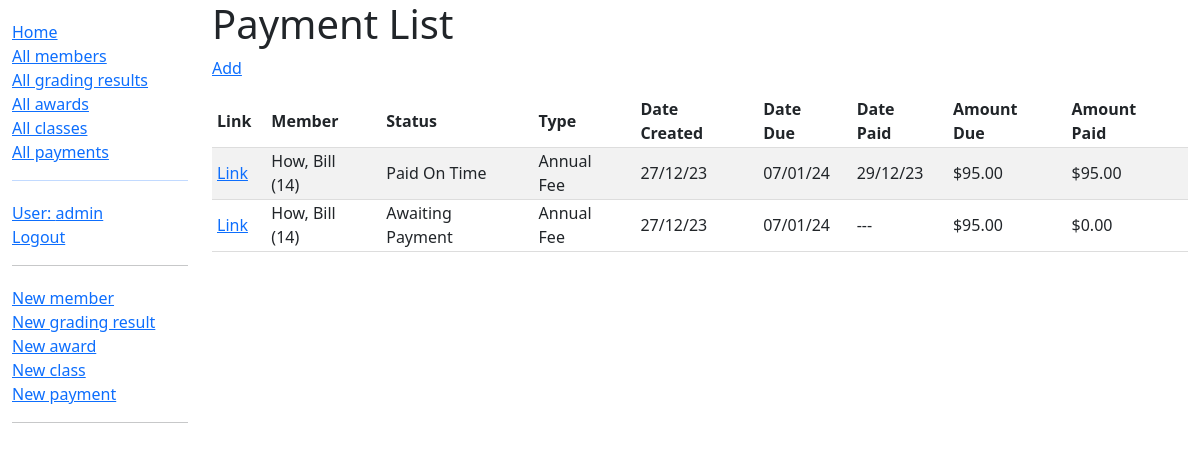
Before: /dashboard/payments/ (signed in) with the older database file.
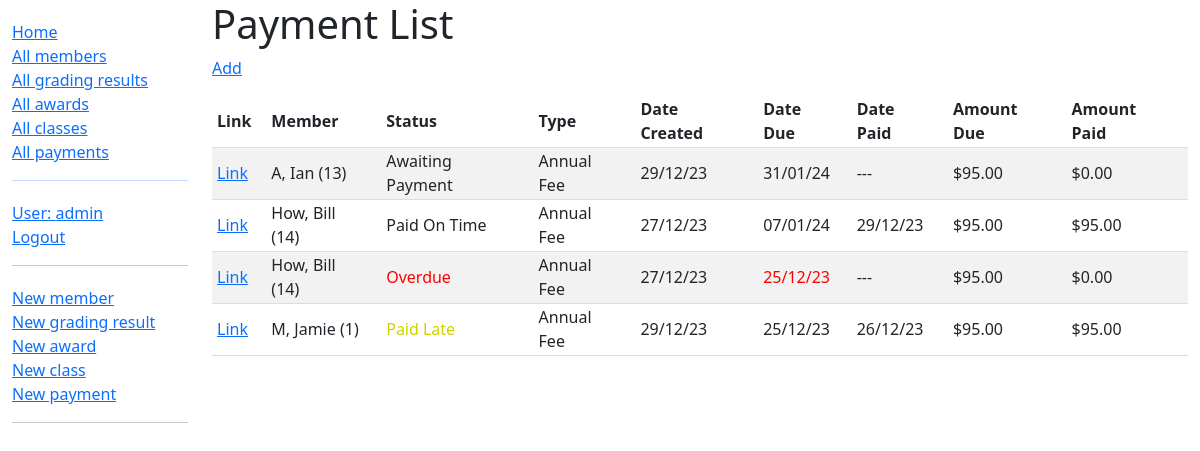
After: the same page with the newer database file.
### dashboard/models.py (models this page shows, shortened)
class Payment(models.Model):
    member = models.ForeignKey(Member, help_text='Who needs to pay this?', on_delete=models.PROTECT)
    paymenttype = models.ForeignKey('PaymentType', help_text='What type of payment is this?', null=True, on_delete=models.SET_NULL, verbose_name='Payment type')
    date_created = models.DateTimeField(default=timezone.now)
    date_due = models.DateTimeField()
    date_paid_in_full = models.DateTimeField(null=True, blank=True)
    amount_due = models.DecimalField(max_digits=7, decimal_places=2, help_text='Amount to be paid, in $', default=0)
    amount_paid = models.DecimalField(max_digits=7, decimal_places=2, help_text='Amount currently paid, in $', default=0)
    class Meta:
        ordering = ['-date_due', 'paymenttype']
    def get_absolute_url(self):
        return reverse('payment-detail', args=[str(self.id)])
    @property
    def is_past_due(self):
        return self.date_due < timezone.now()
    def get_payment_status(self):
        if self.is_past_due and self.date_paid_in_full == None:
            return "Overdue"
        elif self.date_paid_in_full:
            if self.date_paid_in_full > self.date_due:
                return "Paid Late"
            else:
                return "Paid On Time"
        else:
            return "Awaiting Payment"

class Member(models.Model):
    first_name = models.CharField(max_length=50)
    last_name = models.CharField(max_length=50)
    idnumber = models.SmallIntegerField(verbose_name="ID Number")
    address_line_1 = models.CharField(max_length=200, help_text="Unit, Street Number and Name", blank=True)
    address_line_2 = models.CharField(max_length=200, help_text="Suburb", blank=True)
    address_line_3 = models.CharField(max_length=4, help_text="Postcode", blank=True)
    date_of_birth = models.DateField()
    belt = models.CharField(max_length=50, choices=BELT_CHOICES, blank=True)
    email = models.EmailField()
    phone = models.CharField(max_length=100)
    team_leader_instructor = models.CharField(max_length=2, choices=TL_INST_RANKS, blank=True, verbose_name="Team Leader/Instructor")
    active = models.BooleanField(default=True)
    class Meta:
        ordering = ['-belt','idnumber']
    def __str__(self):
        return f'{self.last_name}, {self.first_name} ({self.idnumber})'

class PaymentType(models.Model):
    name = models.CharField(max_length=200)
    standard_amount = models.DecimalField(max_digits=7, decimal_places=2, help_text='Standard amount to be paid, in $', default=0)
    def __str__(self):
        return f'{self.name}'

### dashboard/views.py (the view)
# urls.py: path('payments/', views.PaymentListView.as_view(), name='payments'),
class PaymentListView(LoginRequiredMixin, generic.ListView):
    model = Payment
    paginate_by = 15

### dashboard/templates/dashboard/payment_list.html
{% extends "base_generic.html" %}
{% block content %}
  <h1>Payment List</h1>
  <p><a href="{% url 'add-payment' %}">Add</a></p>
  {% if payment_list %}
  <table>
    <tr>
        <th>Link</th>
        <th>Member</th>
        <th>Status</th>
        <th>Type</th>
        <th>Date Created</th>
        <th>Date Due</th>
        <th>Date Paid</th>
        <th>Amount Due</th>
        <th>Amount Paid</th>
    </tr>
    {% for p in payment_list %}
      <tr>
        <td><a href="{{ p.get_absolute_url }}">Link</a></td>
        <td>{{ p.member }}</td>
        <td{% if p.get_payment_status == 'Overdue' %} style="color:red;"{% elif p.get_payment_status == 'Paid Late' %} style="color:#d0d000;"{% endif %}>{{ p.get_payment_status }}</td>
        <td>{{ p.paymenttype }}</td>
        <td>{{ p.date_created|date:"d/m/y" }}</td>
        <td{% if p.is_past_due %}{% if p.date_paid_in_full is None %} style="color:red;"{% endif %}{% endif %}>{{ p.date_due|date:"d/m/y" }}</td>
        <td>{% if p.date_paid_in_full %}{{ p.date_paid_in_full|date:"d/m/y" }}{% else %}---{% endif %}</td>
        <td>${{ p.amount_due }}</td>
        <td>${{ p.amount_paid }}</td>
      </tr>
    {% endfor %}
</table>
  {% else %}
    <p>There are no payments.</p>
  {% endif %}
{% endblock %}

### dashboard/templates/base_generic.html (shortened to what this page needs)
<!DOCTYPE html>
<html lang="en">
<head>
  <link href="https://cdn.jsdelivr.net/npm/bootstrap@5.1.3/dist/css/bootstrap.min.css" rel="stylesheet">
  {% load static %}
  <link rel="stylesheet" href="{% static 'css/styles.css' %}">
</head>
<body>
  <div class="container-fluid">
    <div class="row">
      <div class="col-sm-2">
      {% block sidebar %}
        <ul class="sidebar-nav">
          <li><a href="{% url 'index' %}">Home</a></li>
          <li><a href="{% url 'members' %}">All members</a></li>
          <li><a href="{% url 'gradingresults' %}">All grading results</a></li>
          <li><a href="{% url 'awards' %}">All awards</a></li>
          <li><a href="{% url 'classes' %}">All classes</a></li>
          <li><a href="{% url 'payments' %}">All payments</li>
        </ul>
        <hr>
        <ul class="sidebar-nav">
        {% if user.is_authenticated %}
            <li>User: {{ user.get_username }}</li>
            <li><a href="{% url 'logout' %}?next={{ request.path }}">Logout</a></li>
          </ul>
          <hr>
          <ul class="sidebar-nav">
            <li><a href="{% url 'add-member' %}">New member</a></li>
            <li><a href="{% url 'add-grading-result' %}">New grading result</a></li>
            <li><a href="{% url 'add-award' %}">New award</a></li>
            <li><a href="{% url 'add-class' %}">New class</a></li>
            <li><a href="{% url 'add-payment' %}">New payment</a></li>
          </ul>
        {% else %}
          <li><a href="{% url 'login' %}?next={{ request.path }}">Login</a></li>
        {% endif %}
        <hr>
     {% endblock %}
      </div>
      <div class="col-sm-10 ">{% block content %}{% endblock %}
      </div>
    </div>
  </div>
</body>
</html>

### dashboard/static/css/styles.css (style rules this page uses)
.sidebar-nav { margin-top: 20px; padding: 0; list-style: none; }
th, td { border-bottom: 1px solid #ddd; text-align: left; padding-right: 15px; padding-left: 5px; padding-bottom: 2px; }
tr:nth-child(even) { background-color: #f2f2f2; }

Changed rows visible on the page:
added Payment: member "A, Ian (13)", get_payment_status "Awaiting Payment", paymenttype "Annual Fee", date_created "29/12/23", date_due "31/01/24", amount_due "95.00", amount_paid "0.00"
changed Payment: get_payment_status "Awaiting Payment" → "Overdue"; date_due "07/01/24" → "25/12/23"
added Payment: member "M, Jamie (1)", get_payment_status "Paid Late", paymenttype "Annual Fee", date_created "29/12/23", date_due "25/12/23", date_paid_in_full "26/12/23", amount_due "95.00", amount_paid "95.00"
